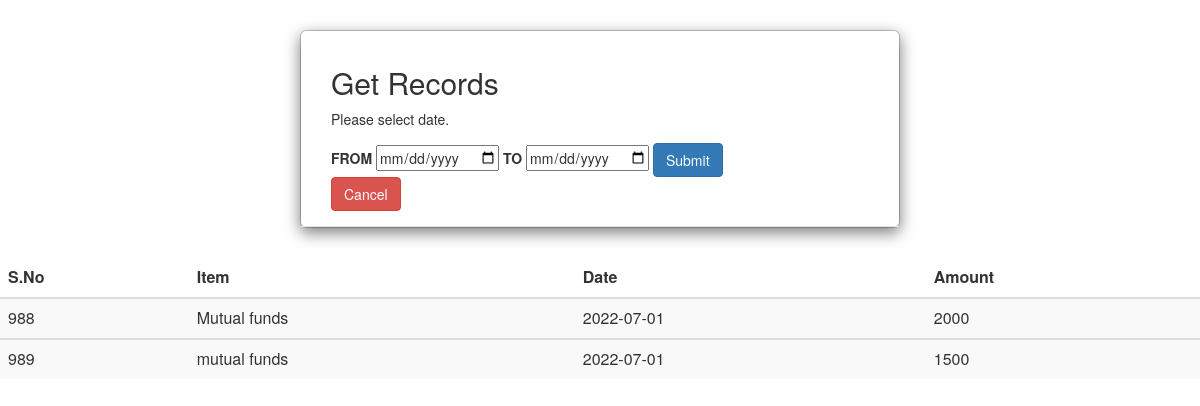
/date.php, run on an earlier commit of the app's database.
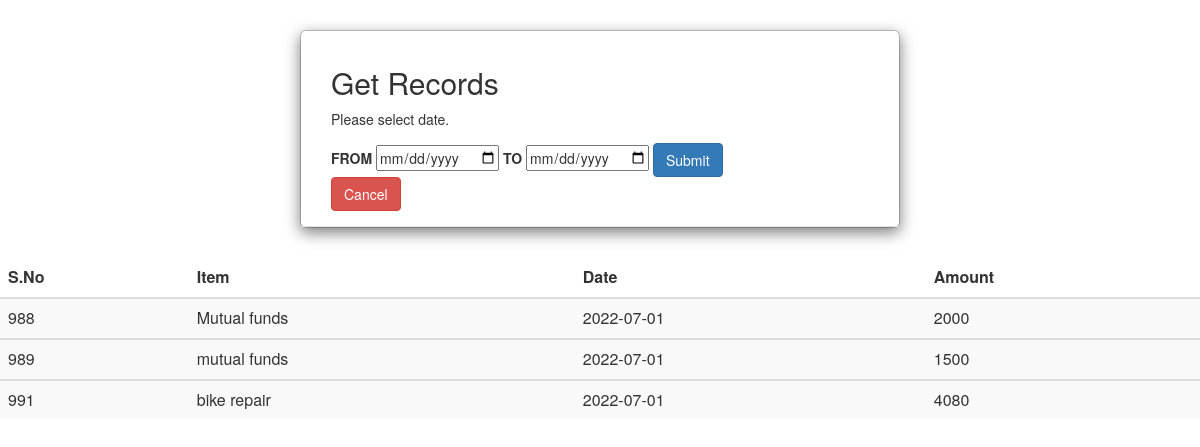
And on a later commit of the database.
### tables this page shows
CREATE TABLE `employees` (
  `id` int(11) NOT NULL AUTO_INCREMENT,
  `uname` varchar(50) NOT NULL,
  `name` varchar(100) NOT NULL,
  `date` varchar(255) NOT NULL,
  `amount` int(10) NOT NULL,
  `file_path` varchar(500) NOT NULL,
  PRIMARY KEY (`id`)
);

### date.php (the view, shortened to what this page needs)
<?php
require_once "config.php";
$new_date = date('Y-m-d');
$sql = mysqli_query($link,"SELECT * from employees WHERE date >= '$new_date' AND date <= '$new_date';");
       if(mysqli_num_rows($sql) > 0){
        echo "<table color: #070708 class='table table-striped'>";
                 echo "<thead>";
                echo "<tr>";
                    echo "<th>S.No</th>";
                    echo "<th>Item</th>";
                    echo "<th>Date</th>";
                    echo "<th>Amount</th>";
                echo "</tr>";
            echo "</thead>";}
            echo "<tbody>";
            while($row = mysqli_fetch_array($sql)){
                    echo "<tr>";
                    echo "<td>" . $row['id'] . "</td>";
                    echo "<td>" . $row['name'] . "</td>";
                    echo "<td>" . $row['date'] . "</td>";
                    echo "<td>" . $row['amount'] . "</td>";
             echo "</tbody>";
            }
?>
<!DOCTYPE html>
<html lang="en">
<head>
    <link rel="stylesheet" href="https://maxcdn.bootstrapcdn.com/bootstrap/3.3.7/css/bootstrap.css">
</head>
<body>
<div class="modal-dialog">
            <div class="modal-content">
                <div class="modal-header">
                    <div class="col-md-10">
                        <div class="col-md-16">
                            <h2>Get Records</h2>
                        </div>
                            <p>Please select date.</p>
                        <form action="<?php echo htmlspecialchars($_SERVER["PHP_SELF"]); ?>" method="post">
                            <label>FROM</label>
                            <input type="date" name="date">
                            <label>TO</label>
                            <input type="date" name="date">
                            <input type="submit" class="btn btn-primary" value="Submit">
                            <a href="welcome.php" class="btn btn-danger">Cancel</a>
                        </form>
                    </div>
                </div><div class="col-lg-15"></div>
            </div>
        </div>
</body>
</html>

What changed in the data, as far as the page shows it:
added employees: id "991", name "bike repair", date "2022-07-01", amount "4080"
